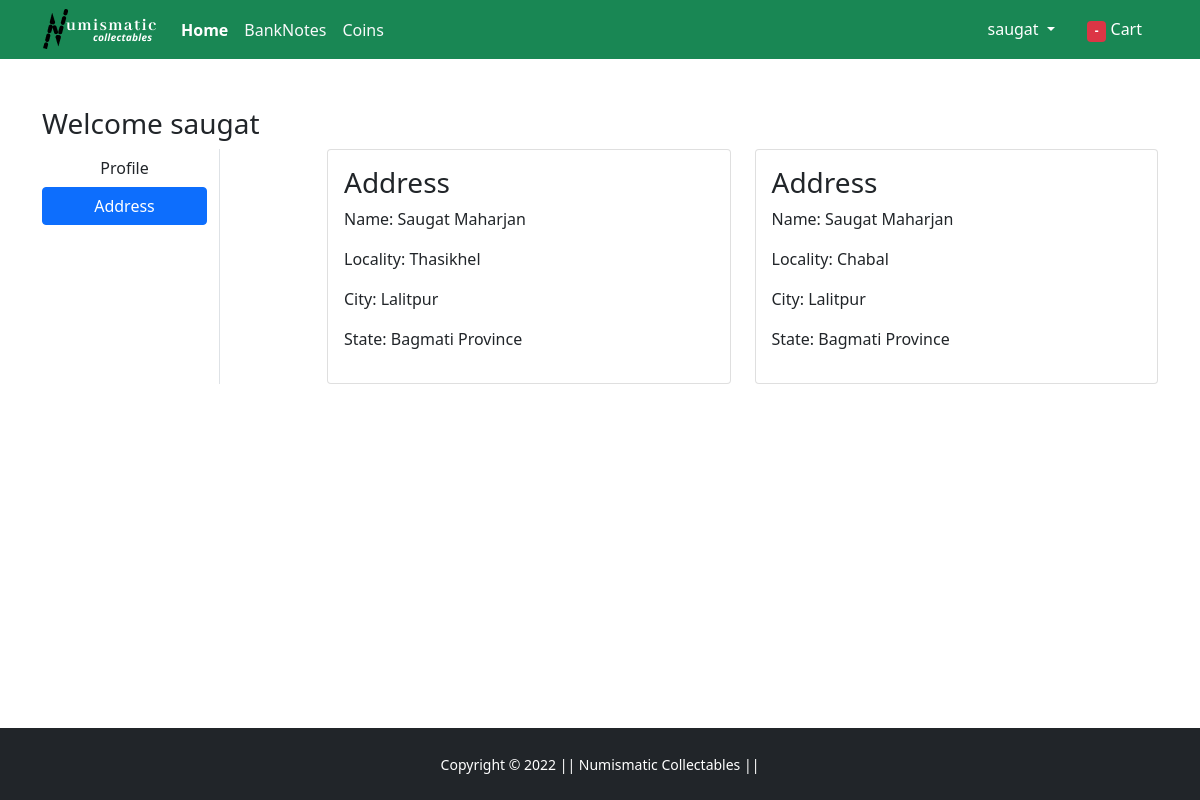
Screenshot of /address/ (signed in) with the database file from the repository.
### app/models.py (models this page shows, shortened)
class Customer(models.Model):
    user = models.ForeignKey(User,on_delete=models.CASCADE)
    name = models.CharField(max_length=200)
    locality = models.CharField(max_length=200)
    city = models.CharField(max_length=50)
    state = models.CharField(choices=STATE_CHOICE, max_length=50)

### app/views.py (the view)
# urls.py: path('address/', views.address, name='address'),
@login_required
def address(request):
    add = Customer.objects.filter(user=request.user)
    return render(request, 'app/address.html',{'add':add,'active':'btn-primary'})

### app/templates/app/address.html (shortened to what this page needs)
{% extends 'app/base.html' %}
{% load static %}
{% block main-content %}
<div class="container my-5">
 <div class="row">
 <h3>Welcome <span class="text-capitalized">{{request.user}}</span></h3>
  <div class="col-sm-2 border-end">
   <ul class="list-unstyled">
    <li class="d-grid"><a href="{% url 'profile' %}" class="btn">Profile</a></li>
    <li class="d-grid"><a href="{% url 'address' %}" class="btn {{active}} ">Address</a></li>
   </ul>
  </div>
  <div class="col-sm-9 offset-sm-1">
   <div class="row">
   {% for ad in add %}
    <div class="col-sm-6">
     <div class="card">
      <div class="card-body">
       <h3>Address</h3>
       <p>Name: {{ad.name}} </p>
       <p>Locality: {{ad.locality}}</p>
       <p>City: {{ad.city}}</p>
       <p>State: {{ad.state}}</p>
      </div>
     </div>
    </div>
    {% endfor %}
   </div>
  </div>
 </div>
</div>
{% endblock main-content %}

### app/templates/app/base.html (shortened to what this page needs)
<!doctype html>
{% load static %}
<html lang="en">
  <head>
    <link href="https://cdn.jsdelivr.net/npm/bootstrap@5.0.0-beta1/dist/css/bootstrap.min.css" rel="stylesheet">
    <link rel="stylesheet" href="{% static 'app/css/owl.carousel.min.css' %}">
    <link rel="stylesheet" href="{% static 'app/css/all.min.css' %}">
    <link rel="stylesheet" href="{% static 'app/css/style.css' %}">
  </head>
  <body class="d-flex flex-column min-vh-100">
    <nav class="navbar navbar-expand-lg navbar-dark bg-success sticky-top py-1">
     <div class="container">
       <a class="navbar-brand pr-5" href="/"><img src="{% static 'app/images/banner/logo.png' %}" alt="LOGO"></a>
       <div class="collapse navbar-collapse" id="navbarSupportedContent">
         <ul class="navbar-nav me-auto mb-2 mb-lg-0">
           <li class="nav-item">
             <a class="nav-link active fw-bold" aria-current="page" href="/">Home</a>
           </li>
           <li class="nav-item">
              <li><a class="nav-link text-light" href="{% url 'banknotes' %}">BankNotes</a></li>
            </li>
            <li class="nav-item">
              <li><a class="nav-link text-light" href="{% url 'coins' %}">Coins</a></li>
            </li>
         </ul>
         <div>
          <ul class="navbar-nav me-auto mb-2 mb-lg-0">
          {% if request.user.is_authenticated %}
           <li class="nav-item dropdown mx-2">
              <a class="nav-link dropdown-toggle text-white" href="#" id="profileDropdown" role="button" data-bs-toggle="dropdown" aria-expanded="false">
                <span class"text-capitalized">{{request.user.username}}</span>
              </a>
            </li>
            <li class="nav-item mx-2">
             <a href="{% url 'showcart' %}" class="nav-link text-white"><span class="badge bg-danger">-</span> Cart </a>
            </li>
          {% endif %}
          </ul>
         </div>
       </div>
     </div>
    </nav>
    {% block main-content %} {% endblock main-content %}
    <footer class=" bg-dark text-center py-4 mt-auto">
        <small class="text-white">Copyright &copy; 2022 || Numismatic Collectables || </small>
    </footer>
  </body>
</html>

### rows the page displays
Customer: name "Saugat Maharjan", locality "Thasikhel", city "Lalitpur", state "Bagmati Province"
Customer: name "Saugat Maharjan", locality "Chabal", city "Lalitpur", state "Bagmati Province"

### other values shown
{{ request.user.username }} "saugat"
{{ request.user }} "saugat"
